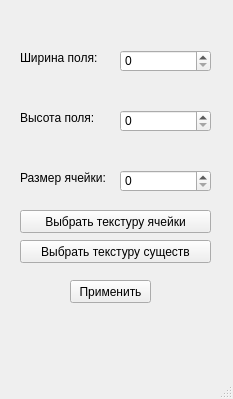
<?xml version="1.0" encoding="UTF-8"?>
<ui version="4.0">
 <class>MainWindow</class>
 <widget class="QMainWindow" name="MainWindow">
  <property name="geometry">
   <rect>
    <x>0</x>
    <y>0</y>
    <width>233</width>
    <height>399</height>
   </rect>
  </property>
  <property name="windowTitle">
   <string>MainWindow</string>
  </property>
  <widget class="QWidget" name="centralwidget">
   <widget class="QPushButton" name="cellTextureButton">
    <property name="geometry">
     <rect>
      <x>20</x>
      <y>210</y>
      <width>191</width>
      <height>23</height>
     </rect>
    </property>
    <property name="text">
     <string>Выбрать текстуру ячейки</string>
    </property>
   </widget>
   <widget class="QPushButton" name="aliveTextureButton">
    <property name="geometry">
     <rect>
      <x>20</x>
      <y>240</y>
      <width>191</width>
      <height>23</height>
     </rect>
    </property>
    <property name="text">
     <string>Выбрать текстуру существ</string>
    </property>
   </widget>
   <widget class="QLabel" name="label">
    <property name="geometry">
     <rect>
      <x>20</x>
      <y>50</y>
      <width>91</width>
      <height>16</height>
     </rect>
    </property>
    <property name="text">
     <string>Ширина поля:</string>
    </property>
    <property name="alignment">
     <set>Qt::AlignLeading|Qt::AlignLeft|Qt::AlignVCenter</set>
    </property>
   </widget>
   <widget class="QLabel" name="label_2">
    <property name="geometry">
     <rect>
      <x>20</x>
      <y>110</y>
      <width>91</width>
      <height>16</height>
     </rect>
    </property>
    <property name="text">
     <string>Высота поля:</string>
    </property>
    <property name="alignment">
     <set>Qt::AlignLeading|Qt::AlignLeft|Qt::AlignVCenter</set>
    </property>
   </widget>
   <widget class="QLabel" name="label_3">
    <property name="geometry">
     <rect>
      <x>20</x>
      <y>170</y>
      <width>91</width>
      <height>16</height>
     </rect>
    </property>
    <property name="text">
     <string>Размер ячейки:</string>
    </property>
    <property name="alignment">
     <set>Qt::AlignLeading|Qt::AlignLeft|Qt::AlignVCenter</set>
    </property>
   </widget>
   <widget class="QSpinBox" name="widthSpinBox">
    <property name="geometry">
     <rect>
      <x>120</x>
      <y>50</y>
      <width>91</width>
      <height>22</height>
     </rect>
    </property>
   </widget>
   <widget class="QSpinBox" name="heightSpinBox">
    <property name="geometry">
     <rect>
      <x>120</x>
      <y>110</y>
      <width>91</width>
      <height>22</height>
     </rect>
    </property>
   </widget>
   <widget class="QSpinBox" name="cellSizeSpinBox">
    <property name="geometry">
     <rect>
      <x>120</x>
      <y>170</y>
      <width>91</width>
      <height>22</height>
     </rect>
    </property>
   </widget>
   <widget class="QPushButton" name="applyButton">
    <property name="geometry">
     <rect>
      <x>70</x>
      <y>280</y>
      <width>81</width>
      <height>23</height>
     </rect>
    </property>
    <property name="text">
     <string>Применить</string>
    </property>
   </widget>
   <widget class="QLabel" name="label_4">
    <property name="geometry">
     <rect>
      <x>26</x>
      <y>313</y>
      <width>181</width>
      <height>31</height>
     </rect>
    </property>
    <property name="text">
     <string/>
    </property>
    <property name="alignment">
     <set>Qt::AlignCenter</set>
    </property>
   </widget>
  </widget>
  <widget class="QMenuBar" name="menubar">
   <property name="geometry">
    <rect>
     <x>0</x>
     <y>0</y>
     <width>233</width>
     <height>21</height>
    </rect>
   </property>
  </widget>
  <widget class="QStatusBar" name="statusbar"/>
 </widget>
 <resources/>
 <connections/>
</ui>
